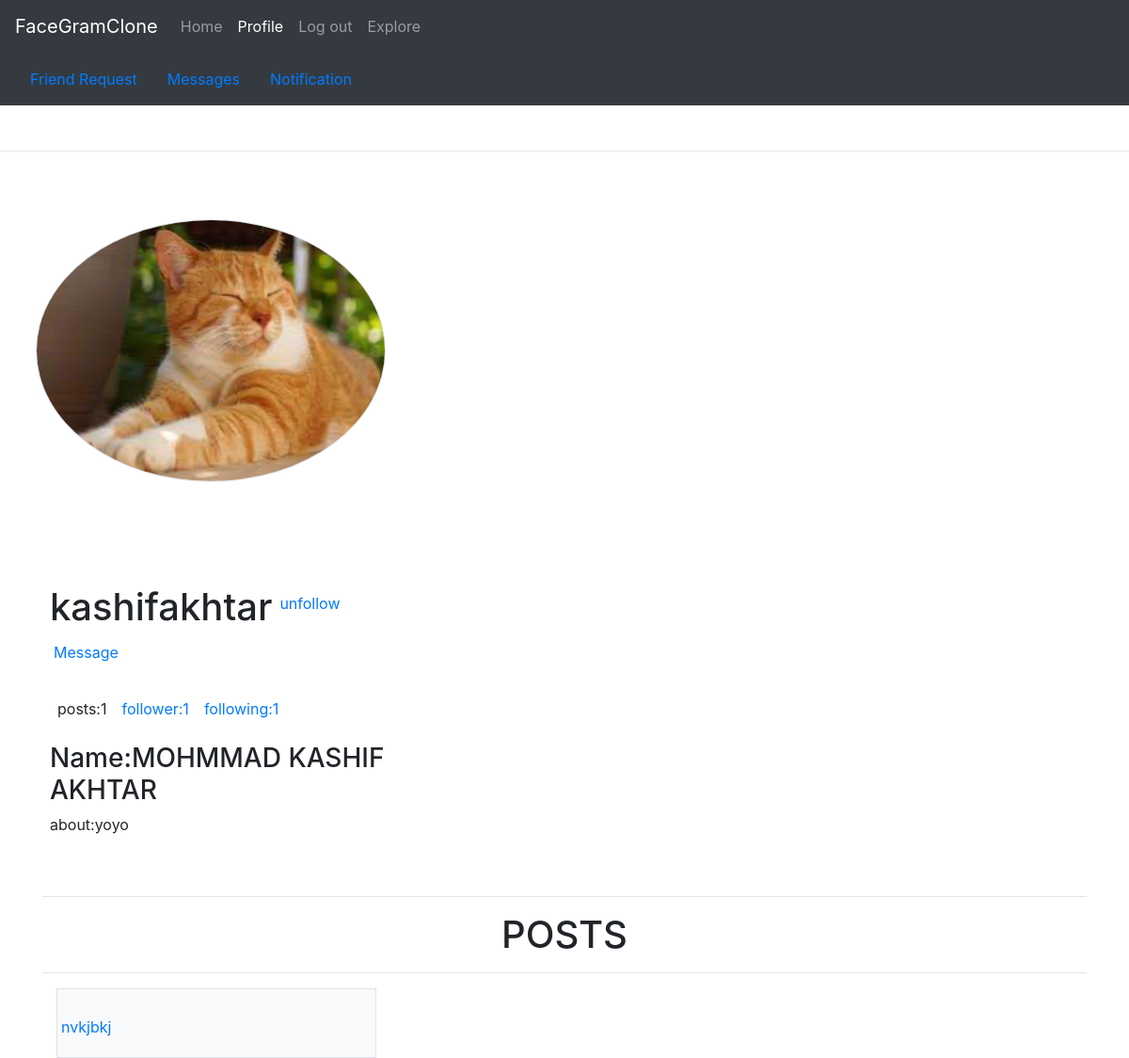
The page /profile/kashifakhtar/ (signed in) on the database its author committed.
### tables this page shows
CREATE TABLE "user" (
	"id"	INTEGER,
	"username"	VARCHAR(40) NOT NULL,
	"email"	VARCHAR NOT NULL UNIQUE,
	"name"	TEXT NOT NULL,
	"image"	BLOB,
	"password"	VARCHAR,
	"path"	VARCHAR,
	"bio"	TEXT,
	"phone_number"	TEXT(12),
	"gender"	TEXT,
	"nposts"	INTEGER,
	"confirmed"	INTEGER DEFAULT 0,
	"last_msg_read_time"	TIMESTAMP,
	"notification_read_time"	TIMESTAMP,
	"last_request_seen"	TIMESTAMP,
	PRIMARY KEY("id" AUTOINCREMENT)
);

CREATE TABLE "post" (
	"id"	INTEGER,
	"body"	VARCHAR(140),
	"image"	BLOB,
	"timestamp"	TIMESTAMP,
	"user_id"	INTEGER,
	"path"	VARCHAR,
	"likes"	INTEGER,
	"last_visit"	TIMESTAMP,
	PRIMARY KEY("id" AUTOINCREMENT),
	FOREIGN KEY("user_id") REFERENCES "user"("id")
);

### app.py (the view)
@app.route("/profile/<username>/")
def profile(username):
    if "logged_in" in session:
        try:
            def friend(to_id,from_id):
                c.execute("""SELECT * FROM follower WHERE follower_id=? AND followed_id=? AND accept=1""",(to_id,from_id))
                if c.fetchone():
                    c.execute("""SELECT * FROM follower WHERE follower_id=? AND followed_id=? AND accept=1""",(from_id,to_id))
                    if c.fetchone():
                        return True
                return False
            current_user=session['current_user']
            c.execute("""SELECT * FROM user WHERE username=?""",(current_user,))
            followerid=c.fetchone()
            c.execute("""SELECT * FROM user WHERE username=?""",(username,))
            followedid=c.fetchone()
            c.execute("""SELECT * FROM post WHERE user_id=?""",(followedid[0],))
            posts=c.fetchall()
            isfollowings=isfollowing(followerid[0],followedid[0])
            path='default.jpeg'
            c.execute("""SELECT count(followed_id) FROM follower WHERE follower_id=? AND accept=1""",(followedid[0],))
            v=c.fetchone()
            if v:
                following=v[0]
            else:
                following=0
            c.execute("""SELECT count(follower_id) FROM follower WHERE followed_id=? AND accept=1""",(followedid[0],))
            v=c.fetchone()
            if v:
                follower=v[0]
            else:
                follower=0
            if followedid[6] is None:
                filename=path
            else:
                filename=followedid[6]
            if followedid[7] is None:
                bio=""
            else:
                bio=followedid[7]
            if followedid[8] is None:
                phone=""
            else:
                phone=followedid[8]
            if followedid[9] is None:
                gender=""
            else:
                gender=followedid[9]
            if followedid[10] is None:
                npost=""
            else:
                npost=followedid[10]
            return render_template("profile.html",posts=posts,npost=npost,bio=bio,phone=phone,gender=gender,follower=follower,following=following,filename=filename,
                                   username=username,nameus=followedid[3],namecr=followerid[3],current_user=current_user,isfollowings=isfollowings,current_id=session['id'],
                                   user_id=followedid[0],friend=friend,isimage=isimage,a1="",a2="active",a3="",a4="")
        except:
            pass
    return redirect(url_for('login'))

### app.py (called while the page is built)
def isfollowing(follower,followed):
    try:
        c.execute("""SELECT * FROM follower WHERE follower_id=? AND followed_id=?""",(follower,followed))
        if c.fetchone():
            return True
        else:
            return False
    except:
        pass

### templates/profile.html (shortened to what this page needs)
{% extends 'home.html' %}
{% block body %}
<br>
<br>
<div class="container">
 <div class="row">
  <div class="col-xs-8  col-md-8  p-2">
   <img class="rounded-circle border img-fluid w-50 h-75"  src="{{url_for('static',filename='uploads/'+filename)}}">
  </div>
  <div class="container m-2">
  <div class="col-xs-4 col-md-4">
   <div class="row align-items-xs-center">
    <div class="d-inline-flex">
     {% if username!=current_user %}
      <h1>{{username}}</h1>
     {% else %}
      <h1>{{current_user}}</h1>
     {% endif %}
    </div>
    <div class="col-xs-3 p-2">
     {% if username==current_user %}
      <a href="{{url_for('update',username=username,filename=filename,name=name,bio=bio,phone=phone,gender=gender)}}">Update Profile</a>
     {% else %}
      {% if isfollowings %}
       <a href="{{url_for('unfollow',username=username)}}">unfollow</a>
      {% else %}
       <a href="{{url_for('follow',username=username)}}">follow</a>
      {% endif %}
     {% endif %}
    </div>
    {% if friend(current_id,user_id) %}
     <div class="col-xs-2 p-1">
      <a href="{{url_for('message',from_id=current_id,to_id=user_id,flag=1)}}">Message</a>
     </div>
    {% endif %}
   </div>
   <br>
   <div class="row">
    {% if npost!="" %}
     <div class="col-xs-3 p-2">
      <p>posts:{{npost}}</p>
     </div>
    {% endif %}
    <div class="col-xs-3 p-2">
     <a href="{{url_for('follower',username=username)}}"><p>follower:{{follower}}</p></a>
    </div>
    <div class="col-xs-3 p-2">
     <a href="{{url_for('following',username=username)}}"><p>following:{{following}}</p></a>
    </div>
   </div>
   <div class="row">
    {% if username!=current_user %}
     <h3>Name:{{nameus}}</h3>
    {% else %}
     <h3>Name:{{namecr}}</h3>
    {% endif %}
   </div>
   <div class="row">
    {% if bio!="" %}
     {% autoescape false %}
      <p>about:{{bio|replace("\n","<br/>")}}</p>
     {% endautoescape %}
    {% endif %}
   </div>
  </div>
 </div>
</div>
<br>
<hr>
<div class="text-center">
 <h1>POSTS</h1>
</div>
<hr>
<div class="container">
 <div class="row">
 {% if posts !="" %}
  {% for post in posts %}
   <div class="col-xs-4 col-md-4 w-50 ">
    <div class="p-1 border bg-light">
     <a href="{{url_for('comment',post_id=post[0])}}">
      <br>
      {% if post[1] %}
       <p>{{post[1]}}</p>
      {% endif %}
     </a>
    </div>
   </div>
  {% endfor %}
 {% endif %}
 </div>
</div>
{% endblock %}

### rows shown on the page
user: path (picture), username "kashifakhtar", name "MOHMMAD KASHIF AKHTAR", bio "yoyo"
post: body "nvkjbkj"

### other values the page prints
{{ ('Friend Request') }} "Friend Request"
{{ ('Messages') }} "Messages"
{{ ('Notification') }} "Notification"
{{ npost }} "1"
{{ follower }} "1"
{{ following }} "1"
